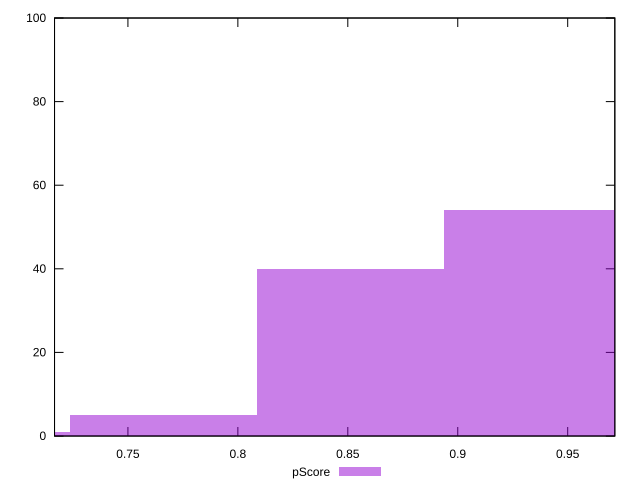

Generate this figure with gnuplot:
reset

$pScore <<EOF
0.6810631648739685 1
0.9364618517017066 54
0.8513289560924606 40
0.7661960604832145 5
EOF

set key outside below
set boxwidth 0.08513289560924606
set xrange [0.716623606900145:0.9714350674558014]
set yrange [0:100]
set trange [0:100]
set style fill transparent solid 0.5 noborder
set terminal svg size 640, 490 enhanced background rgb 'white'
set output "report_00013_2021-02-09T12-04-24.940Z/first-contentful-paint/samples/pages+cached+noadtech+nomedia/pScore/histogram.svg"

plot $pScore title "pScore" with boxes

reset
